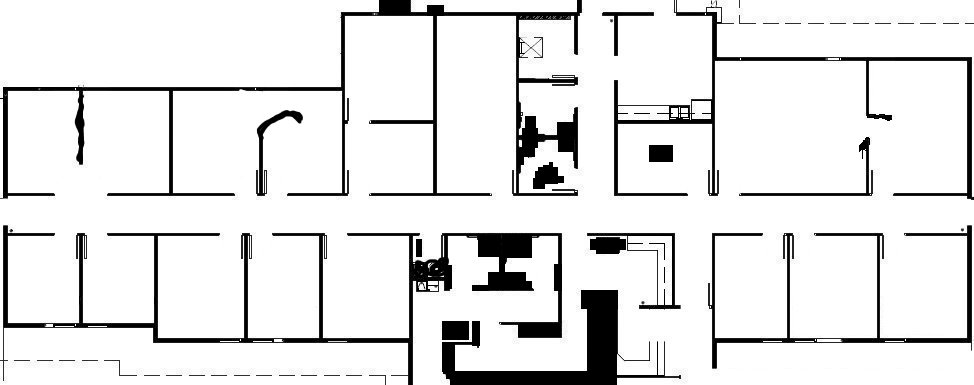
#> input picture img/map.jpg, 974 x 385 px, found by its file name
$ python sq1_p.py
#> lines starting #> are read from the running program, lines starting #| are printed output that depends on the picture; after the words box and inside, x2 and y2 are one past the last pixel; in counts of white or black regions, pixels touching at a corner belong together
import cv2
import numpy as np
import os
import random
from numpy.lib.stride_tricks import as_strided


def sliding_window(arr, window_size_x,window_size_y):
    """ Construct a sliding window view of the array"""
    arr = np.asarray(arr)
    window_size_x = int(window_size_x)
    window_size_y = int(window_size_y)
    if arr.ndim != 2:
        raise ValueError("need 2-D input")
    if not (window_size_x > 0):
        raise ValueError("need a positive x window size")
    if not (window_size_y > 0):
        raise ValueError("need a positive y window size")
    shape = (arr.shape[0] - window_size_x + 1,
             arr.shape[1] - window_size_y + 1,
             window_size_x, window_size_y)
    if shape[0] <= 0:
        shape = (1, shape[1], arr.shape[0], shape[3])
    if shape[1] <= 0:
        shape = (shape[0], 1, shape[2], arr.shape[1])
    strides = (arr.shape[1]*arr.itemsize, arr.itemsize,
               arr.shape[1]*arr.itemsize, arr.itemsize)
    return as_strided(arr, shape=shape, strides=strides)

def cell_neighbors(arr, i, j, d,d2):
    """Return d-th neighbors of cell (i, j)"""
    w = sliding_window(arr, 2*d+1, 2*d2+1)

    ix = np.clip(i - d, 0, w.shape[0]-1)
    jx = np.clip(j - d, 0, w.shape[1]-1)

    i0 = max(0, i - d - ix)
    j0 = max(0, j - d - jx)
    i1 = w.shape[2] - max(0, d - i + ix)
    j1 = w.shape[3] - max(0, d - j + jx)

    return w[ix, jx][i0:i1,j0:j1]#.ravel()

def get_nearest_free_area(current_window, a, default_sq, free_cell, obsticle_cell, markered_cell):
    (s,x,y) = current_window
    s += 2
    current_sq = cell_neighbors(a,x,y,s,s)
    max = current_sq.shape[0]-1
    # is_free = lambda area: free_cell in area and markered_cell in area

    if not free_cell in current_sq: #np.any(current_sq == free_cell):
        return []

    xy_combination = np.linspace((1,max),(1),max)
    xy_combination = np.concatenate([xy_combination, np.linspace((1),(max,1),max) ])
    xy_combination = np.concatenate([xy_combination, np.linspace((max),(max,1),max) ])
    xy_combination = np.concatenate([xy_combination, np.linspace((1,max),(max,max),max) ])

    positions = []
    for comb in xy_combination.astype(int):
        tmp_sq = cell_neighbors(current_sq, comb[0], comb[1],default_sq,default_sq)
        if not obsticle_cell in tmp_sq and not markered_cell in tmp_sq:
            positions.append([comb[0], comb[1]])
    return positions

img = cv2.imread('f:\Project\map.jpg')
#> img is the input picture: shape (385, 974, 3); min 0, max 255, mean 228.5

gray = cv2.cvtColor(img, cv2.COLOR_BGR2GRAY)
ret,threshed = cv2.threshold(gray, 128, 255, cv2.THRESH_BINARY)
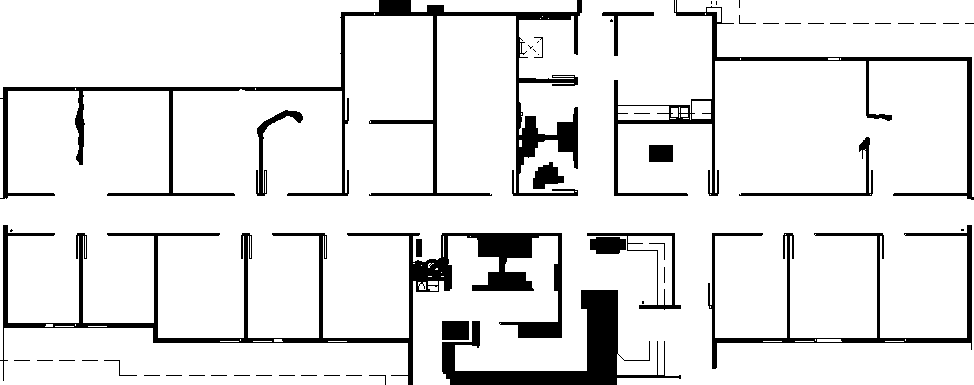
#> threshed: shape (385, 974); 89.3% white; 56 black regions (37 under 20 px), largest, box (x1, y1, x2, y2) and area: (0, 225, 562, 385) 10683, (0, 0, 582, 199) 10199, (442, 290, 681, 385) 5919
#blurred = cv2.GaussianBlur(gray, (5,5), 51)
edges = cv2.Canny(gray,120, 255, 1)
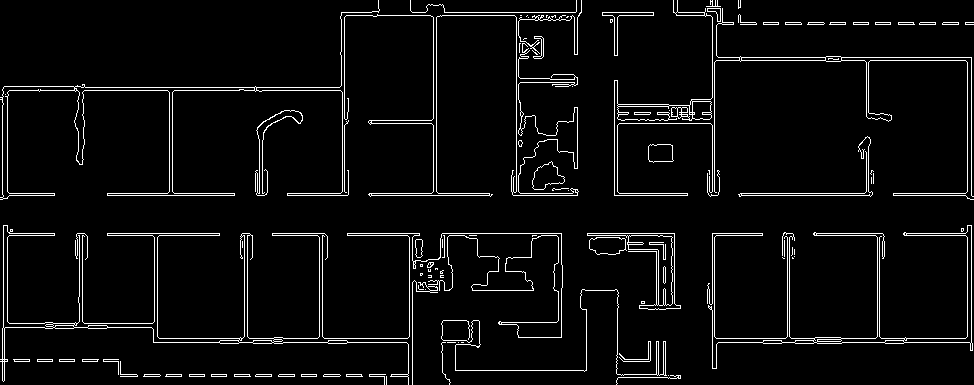
#> edges: shape (385, 974); 4.7% white in thin lines or dots

contours, hierarchy = cv2.findContours(edges,cv2.RETR_TREE, cv2.CHAIN_APPROX_SIMPLE )
#> contours = 227 contours, 111 with area under 20; largest, box (x1, y1, x2, y2) and area: (0, 0, 380, 200) 2473, (587, 233, 681, 310) 1863, (0, 225, 409, 385) 1658, (74, 86, 255, 196) 1525, (628, 235, 673, 306) 1282

canvas = img.copy()

cv2.drawContours(canvas, contours, -1, (128,255,0), 3, cv2.LINE_AA, hierarchy, 1 )
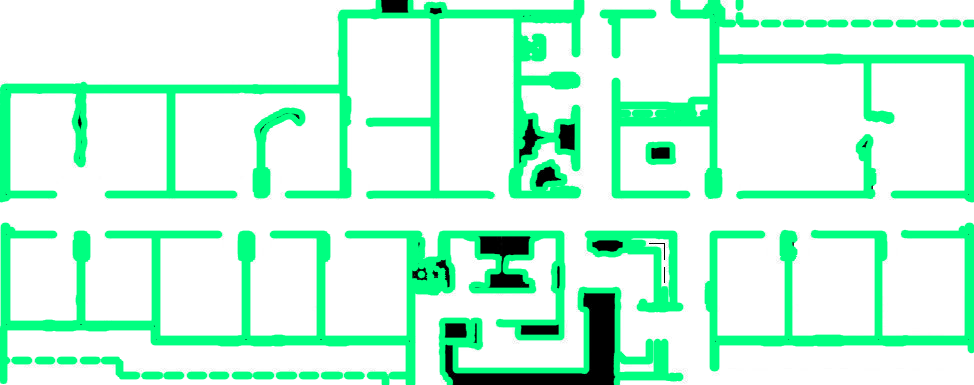
#> canvas: shape (385, 974, 3); mean B, G, R 223.3, 249.1, 197.3

free_cell = 255
obsticle_cell = 0
markered_cell = 55

default_sq = 2
x=1
y=1
s=default_sq
while True:
    z = cell_neighbors(threshed,x,y,s,s)
    if obsticle_cell in z: #np.any(z == obsticle_cell):
        #found obsticle -> find neibor free x/y
        #x=s+x
        #y=s+y
        # s=3
        positions = get_nearest_free_area((s,x,y),threshed,default_sq,free_cell,obsticle_cell,markered_cell)
        # [5 lines of commented-out code are left out]

        break
    else:
        s+=2
        cv2.rectangle(z,(x,y),(x+s,y+s),(markered_cell),10)
#> this loop made 43 passes
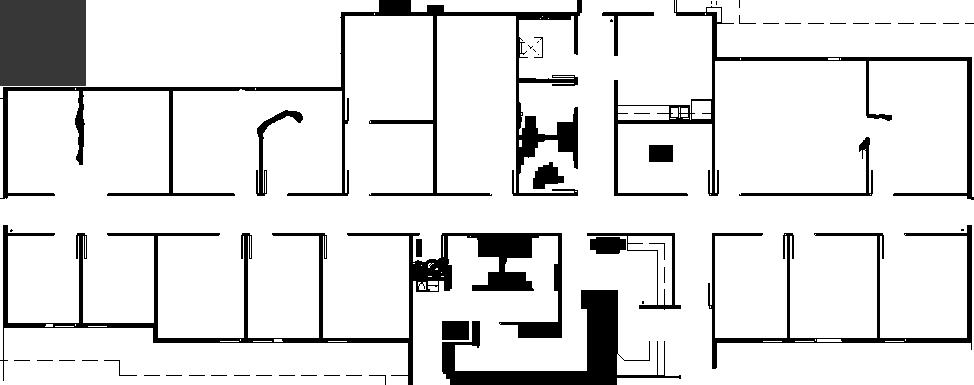
#> threshed: shape (385, 974); 1.97% of pixels changed, all inside (x1, y1, x2, y2) = (0, 0, 86, 86)
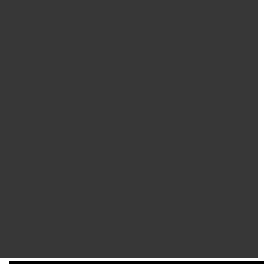
#> z: shape (88, 88) (shown 3 times larger); min 0, max 255, mean 61.2
cv2.imshow("drawCntsImg.jpg", threshed)
cv2.imshow("drawCntsImg1.jpg", z)
cv2.waitKey(0)
